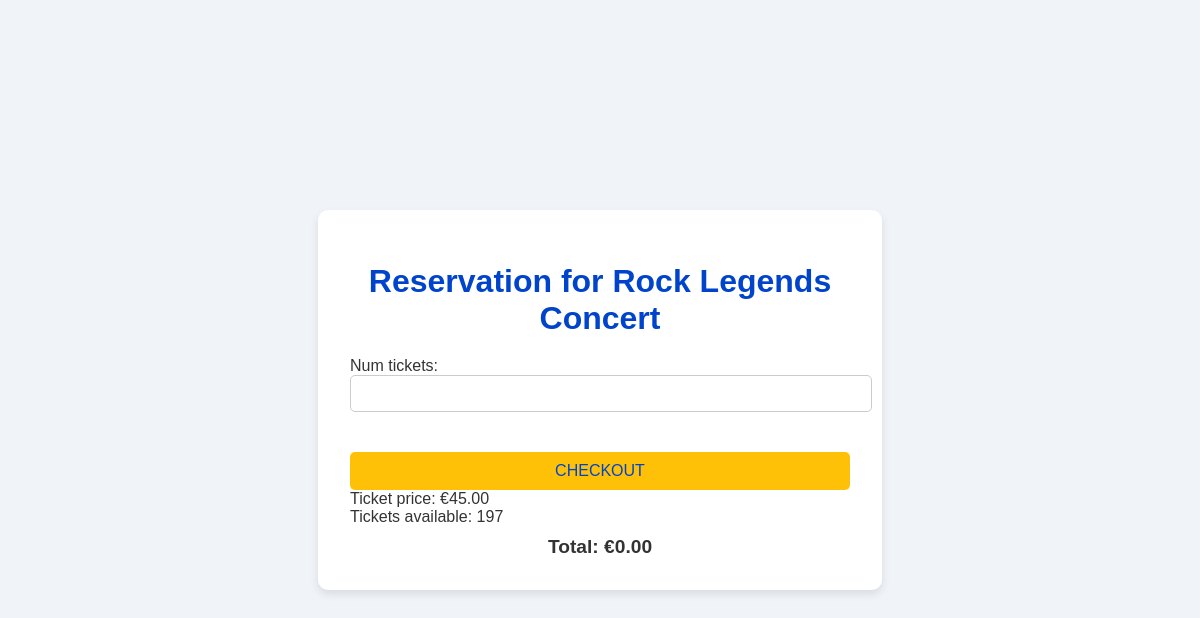
The app's page /booking/booking/3/ (signed in), older data.
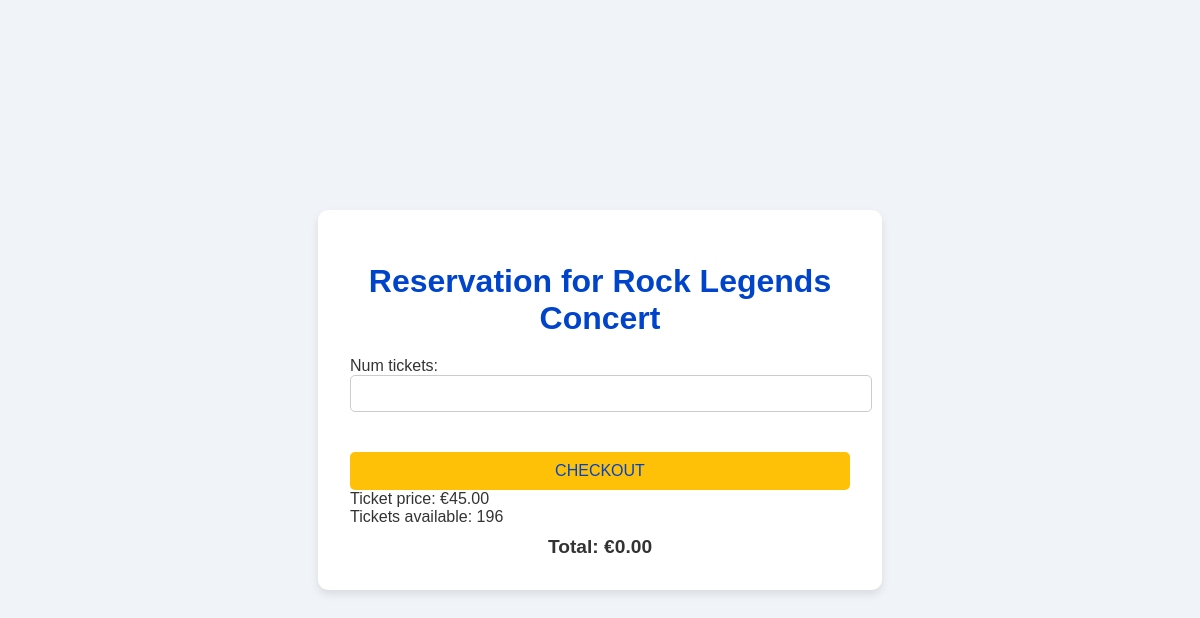
The same page, newer data.
### events/models.py (models this page shows, shortened)
class Event(models.Model):
    title = models.CharField(max_length=200)
    description = models.TextField()
    date = models.DateTimeField()
    location = models.CharField(max_length=100)
    available_seats = models.IntegerField()
    price = models.DecimalField(max_digits=10, decimal_places=2)

### booking/views.py (the view)
# urls.py: path('booking/<int:event_id>/', views.booking_view, name='booking'),
@login_required
def booking_view(request, event_id):
    event = get_object_or_404(Event, id=event_id)
    if request.method == 'POST':
        form = BookingForm(request.POST)
        if form.is_valid():
            num_tickets = form.cleaned_data['num_tickets']
            total_price = num_tickets * event.price
            booking = form.save(commit=False)
            booking.user = request.user
            booking.event = event
            booking.status = 'pending'
            booking.save()
            intent = stripe.PaymentIntent.create(
                amount=int(total_price * 100),  # amount in cents
                currency='eur',
                metadata={'integration_check': 'accept_a_payment'}
            )
            return render(request, 'booking/payment.html', {
                'client_secret': intent.client_secret,
                'stripe_publishable_key': settings.STRIPE_PUBLIC_KEY,
                'booking_id': booking.id,
                'total_price': total_price,
            })
    else:
        form = BookingForm(initial={'event_id': event_id})
    return render(request, 'booking/booking.html', {'form': form, 'event': event})

### booking/forms.py
class BookingForm(forms.ModelForm):
    class Meta:
        model = Booking
        fields = ['num_tickets']
    def __init__(self, *args, **kwargs):
        super().__init__(*args, **kwargs)
        self.fields['num_tickets'].widget.attrs.update({'min': 1})

### booking/templates/booking/booking.html (shortened to what this page needs)
<!DOCTYPE html>
<html lang="en">
<head>
</head>
<body>
    <div class="container">
        <h1>Reservation for {{ event.title }}</h1>
        <form method="post">
            {{ form.as_p }}
            <button id="submit-btn" type="submit">Checkout</button>
        </form>
        <p>Ticket price: €{{ event.price }}</p>
        <p>Tickets available: {{ event.available_seats }}</p>
        <p class="total">Total: €<span id="totalPrice">0.00</span></p>
    </div>
</body>
</html>

Row changes from the older to the newer data that the page shows:
changed Event "Rock Legends Concert": available_seats "197" → "196"
